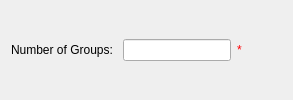
                  <widget class="QWidget" name="page_12">
                   <layout class="QHBoxLayout" name="horizontalLayout_26">
                    <item>
                     <widget class="QLabel" name="lbNoGroups">
                      <property name="text">
                       <string>Number of Groups: </string>
                      </property>
                      <property name="buddy">
                       <cstring>leNoGroups</cstring>
                      </property>
                     </widget>
                    </item>
                    <item>
                     <widget class="QLineEdit" name="leNoGroups">
                      <property name="toolTip">
                       <string>Desired number of groups.</string>
                      </property>
                     </widget>
                    </item>
                    <item>
                     <widget class="QLabel" name="valNoGroups">
                      <property name="styleSheet">
                       <string notr="true">color: rgb(255, 0, 4)</string>
                      </property>
                      <property name="text">
                       <string>*</string>
                      </property>
                     </widget>
                    </item>
                    <item>
                     <spacer name="horizontalSpacer_32">
                      <property name="orientation">
                       <enum>Qt::Horizontal</enum>
                      </property>
                      <property name="sizeHint" stdset="0">
                       <size>
                        <width>40</width>
                        <height>20</height>
                       </size>
                      </property>
                     </spacer>
                    </item>
                   </layout>
                  </widget>
